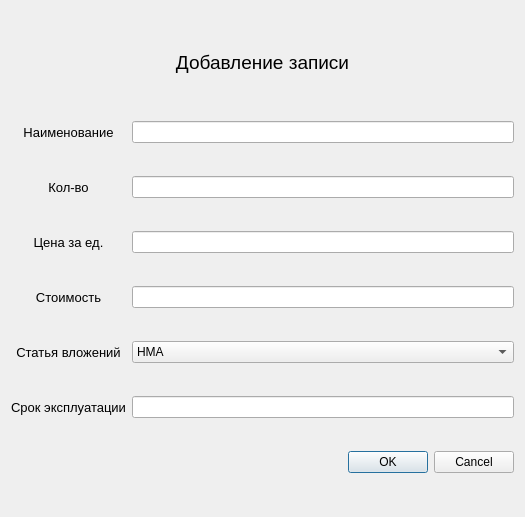
<?xml version="1.0" encoding="UTF-8"?>
<ui version="4.0">
 <class>DialogAdd</class>
 <widget class="QDialog" name="DialogAdd">
  <property name="geometry">
   <rect>
    <x>0</x>
    <y>0</y>
    <width>525</width>
    <height>517</height>
   </rect>
  </property>
  <property name="windowTitle">
   <string>Dialog</string>
  </property>
  <layout class="QGridLayout" name="gridLayout">
   <item row="2" column="1">
    <widget class="QLineEdit" name="leName"/>
   </item>
   <item row="1" column="0" colspan="2">
    <widget class="QLabel" name="label">
     <property name="maximumSize">
      <size>
       <width>16777215</width>
       <height>50</height>
      </size>
     </property>
     <property name="font">
      <font>
       <pointsize>14</pointsize>
      </font>
     </property>
     <property name="text">
      <string>&lt;html&gt;&lt;head/&gt;&lt;body&gt;&lt;p align=&quot;center&quot;&gt;Добавление записи&lt;/p&gt;&lt;/body&gt;&lt;/html&gt;</string>
     </property>
     <property name="alignment">
      <set>Qt::AlignCenter</set>
     </property>
    </widget>
   </item>
   <item row="7" column="1">
    <widget class="QLineEdit" name="leLifetime"/>
   </item>
   <item row="4" column="1">
    <widget class="QLineEdit" name="lePrice"/>
   </item>
   <item row="5" column="1">
    <widget class="QLineEdit" name="lePriceAll"/>
   </item>
   <item row="9" column="0" colspan="2">
    <widget class="QDialogButtonBox" name="buttonBox">
     <property name="orientation">
      <enum>Qt::Horizontal</enum>
     </property>
     <property name="standardButtons">
      <set>QDialogButtonBox::Cancel|QDialogButtonBox::Ok</set>
     </property>
    </widget>
   </item>
   <item row="3" column="1">
    <widget class="QLineEdit" name="leCount"/>
   </item>
   <item row="3" column="0">
    <widget class="QLabel" name="label_5">
     <property name="font">
      <font>
       <pointsize>10</pointsize>
       <weight>50</weight>
       <bold>false</bold>
      </font>
     </property>
     <property name="text">
      <string>Кол-во</string>
     </property>
     <property name="alignment">
      <set>Qt::AlignCenter</set>
     </property>
    </widget>
   </item>
   <item row="4" column="0">
    <widget class="QLabel" name="label_6">
     <property name="font">
      <font>
       <pointsize>10</pointsize>
       <weight>50</weight>
       <bold>false</bold>
      </font>
     </property>
     <property name="text">
      <string>Цена за ед.</string>
     </property>
     <property name="alignment">
      <set>Qt::AlignCenter</set>
     </property>
    </widget>
   </item>
   <item row="2" column="0">
    <widget class="QLabel" name="label_4">
     <property name="font">
      <font>
       <pointsize>10</pointsize>
       <weight>50</weight>
       <bold>false</bold>
      </font>
     </property>
     <property name="text">
      <string>Наименование</string>
     </property>
     <property name="alignment">
      <set>Qt::AlignCenter</set>
     </property>
    </widget>
   </item>
   <item row="7" column="0">
    <widget class="QLabel" name="label_9">
     <property name="font">
      <font>
       <pointsize>10</pointsize>
       <weight>50</weight>
       <bold>false</bold>
      </font>
     </property>
     <property name="text">
      <string>Срок эксплуатации</string>
     </property>
     <property name="alignment">
      <set>Qt::AlignCenter</set>
     </property>
    </widget>
   </item>
   <item row="5" column="0">
    <widget class="QLabel" name="label_7">
     <property name="font">
      <font>
       <pointsize>10</pointsize>
       <weight>50</weight>
       <bold>false</bold>
      </font>
     </property>
     <property name="text">
      <string>Стоимость</string>
     </property>
     <property name="alignment">
      <set>Qt::AlignCenter</set>
     </property>
    </widget>
   </item>
   <item row="6" column="1">
    <widget class="QComboBox" name="cbArticle">
     <item>
      <property name="text">
       <string>НМА</string>
      </property>
     </item>
     <item>
      <property name="text">
       <string>МА</string>
      </property>
     </item>
    </widget>
   </item>
   <item row="6" column="0">
    <widget class="QLabel" name="label_8">
     <property name="font">
      <font>
       <pointsize>10</pointsize>
       <weight>50</weight>
       <bold>false</bold>
      </font>
     </property>
     <property name="text">
      <string>Статья вложений</string>
     </property>
     <property name="alignment">
      <set>Qt::AlignCenter</set>
     </property>
    </widget>
   </item>
  </layout>
 </widget>
 <resources/>
 <connections>
  <connection>
   <sender>buttonBox</sender>
   <signal>accepted()</signal>
   <receiver>DialogAdd</receiver>
   <slot>accept()</slot>
   <hints>
    <hint type="sourcelabel">
     <x>248</x>
     <y>254</y>
    </hint>
    <hint type="destinationlabel">
     <x>157</x>
     <y>274</y>
    </hint>
   </hints>
  </connection>
  <connection>
   <sender>buttonBox</sender>
   <signal>rejected()</signal>
   <receiver>DialogAdd</receiver>
   <slot>reject()</slot>
   <hints>
    <hint type="sourcelabel">
     <x>316</x>
     <y>260</y>
    </hint>
    <hint type="destinationlabel">
     <x>286</x>
     <y>274</y>
    </hint>
   </hints>
  </connection>
 </connections>
</ui>
